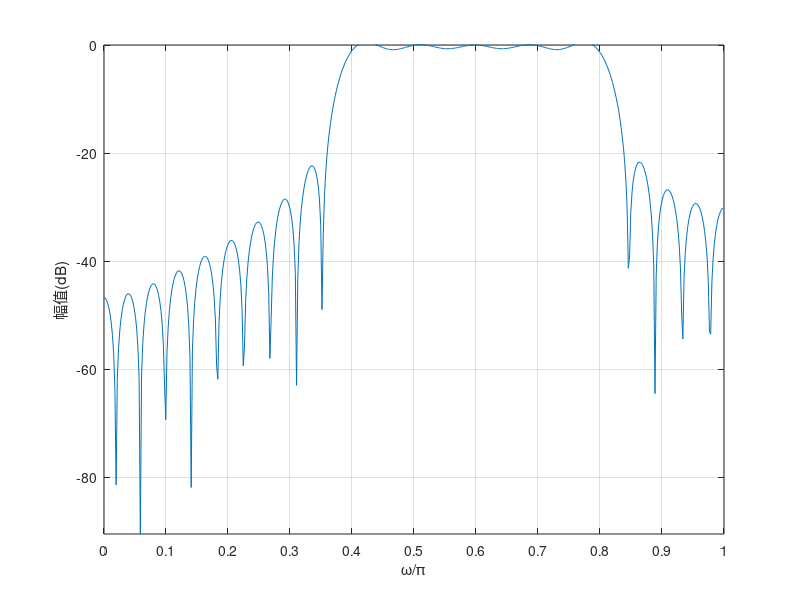

The MATLAB script that drew this image:
f0 = 150 * 1e6; %中心频率
B = 100 * 1e6;  %通带宽度
delta_f = 10 * 1e6; %过渡带宽
fs = 500 * 1e6; %采样频率
% As = 20;

T = 2*pi / fs;

fp1 = f0 - B/2;
fp2 = f0 + B/2;
fst1 = fp1 - delta_f;
fst2 = fp2 + delta_f;

f01 = (fp1+fst1)/2;
f02 = (fp2+fst2)/2;

w01 = f01 * T;
w02 = f02 * T;

delta_w = delta_f * T;
N = ceil(1.8*pi / delta_w);

b = fir1(N-1, [w01/pi, w02/pi], boxcar(N));
[h, w] = freqz(b, 1);
plot(w/pi, 20*log10(abs(h)));
xlabel('\omega/\pi');
ylabel('幅值(dB)');
ylim([-inf, 0]);
grid;
set(gca,'xtick',0:0.1:1);